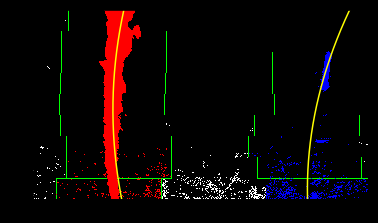
#> input picture output_images/color_fit_lines.png, 378 x 223 px, given in place of calibration1.jpg, which was not available
$ jupyter execute --allow-errors example-Copy1.ipynb   (shell and % lines are left out)   (older library calls are emulated)   (text cells are left out)
#> lines starting #> are read from the running program, lines starting #| are printed output that depends on the picture; pictures that were not available may be replaced by others from this repository, and a replacement may not be noted
### preprocess.py
import numpy as np
import cv2
import matplotlib.pyplot as plt
def abs_sobel_thresh(image, orient='x', sobel_kernel=3, thresh=(0, 255)):
    # Calculate directional gradient
    # Apply threshold
    gray = cv2.cvtColor(image, cv2.COLOR_RGB2GRAY)

    # Apply x or y gradient with the OpenCV Sobel() function
    # and take the absolute value
    if orient == 'x':
        abs_sobel = np.absolute(cv2.Sobel(gray, cv2.CV_64F, 1, 0, ksize=sobel_kernel))
    if orient == 'y':
        abs_sobel = np.absolute(cv2.Sobel(gray, cv2.CV_64F, 0, 1, ksize=sobel_kernel))

    # Rescale back to 8 bit integer
    scaled_sobel = np.uint8(255*abs_sobel/np.max(abs_sobel))

    # Create a copy and apply the threshold
    gradbinary_output = np.zeros_like(scaled_sobel)
    # Here I'm using inclusive (>=, <=) thresholds, but exclusive is ok too
    gradbinary_output[(scaled_sobel >= thresh[0]) & (scaled_sobel <= thresh[1])] = 1

    # Return the result
    return gradbinary_output


def mag_thresh(image, sobel_kernel=3, mag_thresh=(0, 255)):
    # Calculate gradient magnitude
    # Apply threshold
    gray = cv2.cvtColor(image, cv2.COLOR_RGB2GRAY)
    # Take both Sobel x and y gradients
    sobelx = cv2.Sobel(gray, cv2.CV_64F, 1, 0, ksize=sobel_kernel)
    sobely = cv2.Sobel(gray, cv2.CV_64F, 0, 1, ksize=sobel_kernel)
    # Calculate the gradient magnitude
    gradmag = np.sqrt(sobelx**2 + sobely**2)
    # Rescale to 8 bit
    scale_factor = np.max(gradmag)/255
    gradmag = (gradmag/scale_factor).astype(np.uint8)
    # Create a binary image of ones where threshold is met, zeros otherwise
    magbinary_output = np.zeros_like(gradmag)
    magbinary_output[(gradmag >= mag_thresh[0]) & (gradmag <= mag_thresh[1])] = 1

    # Return the binary image
    return magbinary_output

def dir_threshold(image, sobel_kernel=3, thresh=(0, np.pi/2)):
    # Calculate gradient direction
    # Apply threshold
    gray = cv2.cvtColor(image, cv2.COLOR_RGB2GRAY)
    # Calculate the x and y gradients
    sobelx = cv2.Sobel(gray, cv2.CV_64F, 1, 0, ksize=sobel_kernel)
    sobely = cv2.Sobel(gray, cv2.CV_64F, 0, 1, ksize=sobel_kernel)
    # Take the absolute value of the gradient direction,
    # apply a threshold, and create a binary image result
    absgraddir = np.arctan2(np.absolute(sobely), np.absolute(sobelx))
    dirbinary_output =  np.zeros_like(absgraddir)
    dirbinary_output[(absgraddir >= thresh[0]) & (absgraddir <= thresh[1])] = 1

    # Return the binary image
    return dirbinary_output

def HLStogray(image):
    gray0 = cv2.cvtColor(image, cv2.COLOR_RGB2HLS)
    gray = gray0[:,:,2]
    return gray
def YUVtogray(image):
    gray0 = cv2.cvtColor(image, cv2.COLOR_RGB2YUV)
    gray = gray0[:,:,0]
    return gray

def color_threshold(image, thresh=(0, 255)):
    gray = HLStogray(image)
    binary = np.zeros_like(gray)
    binary[(gray > thresh[0]) & (gray <= thresh[1])] = 1
    #fig  = plt.figure(); ax = fig.add_subplot(1,1,1)
    #ax.imshow(binary, cmap='gray')

    gray1 = YUVtogray(image)
    binary1 = np.zeros_like(gray1)
    binary1[(gray1 > thresh[0]) & (gray1 <= thresh[1])] = 1

    #fig1  = plt.figure(); ax1 = fig1.add_subplot(1,1,1)
    #ax1.imshow(binary1, cmap='gray')

    combined = np.zeros_like(gray1)
    combined[ (binary1 == 1)&(binary ==1) ] = 1#
    return combined

def select_white_yellow(image):

    converted = cv2.cvtColor(image, cv2.COLOR_RGB2HLS)

    # white color mask
    lower = np.uint8([  0, 200,   0])

    upper = np.uint8([255, 255, 255])

    white_mask = cv2.inRange(converted, lower, upper)

    # yellow color mask
    lower = np.uint8([ 10,   0, 100])

    upper = np.uint8([ 40, 255, 255])

    yellow_mask = cv2.inRange(converted, lower, upper)

    # combine the mask
    mask = cv2.bitwise_or(white_mask, yellow_mask)

    return cv2.bitwise_and(image, image, mask = mask)


def extract_image(image, ksize):
    #kernel_size =9
    #image = cv2.GaussianBlur(image, (kernel_size, kernel_size), 0)
    image = select_white_yellow(image)
#-----------------------color space-----------------------
    binaryx = color_threshold(image, thresh=(0, 255))
    #fig0  = plt.figure(); ax0 = fig0.add_subplot(1,1,1)
    #ax0.imshow(binaryx, cmap='gray')
    #binaryx = cv2.cvtColor(image, cv2.COLOR_RGB2GRAY)
    # -----------------------------sobel operator dx dy----------------------
    gradx = abs_sobel_thresh(image, orient='x', sobel_kernel=ksize, thresh=(10, 150))
    #fig1  = plt.figure(); ax1 = fig1.add_subplot(1,1,1)
    #ax1.imshow(gradx, cmap='gray')

    grady = abs_sobel_thresh(image, orient='y', sobel_kernel=ksize, thresh=(10, 150))
    #fig2  = plt.figure(); ax2 = fig2.add_subplot(1,1,1)
    #ax2.imshow(grady, cmap='gray')
    #--------------------------------sobel operator distance dx**2+dy**2 ------------------
    mag_binary = mag_thresh(image, sobel_kernel=ksize, mag_thresh=(10, 150))
    #fig3  = plt.figure(); ax3 = fig3.add_subplot(1,1,1)
    #ax3.imshow(mag_binary , cmap='gray')
    #--------------------------------sobel angle-------------------------------
    dir_binary = dir_threshold(image, sobel_kernel=ksize, thresh=(0.9, 1.0))
    #fig4  = plt.figure(); ax4 = fig4.add_subplot(1,1,1)
    #ax4.imshow(dir_binary , cmap='gray')

    combined = np.zeros_like(dir_binary)
    combined[(binaryx ==1 )|(((gradx == 1) & (grady == 1)) | ((mag_binary == 1)& (dir_binary == 1)))] = 1
    # [5 lines of commented-out code are left out]
    opend= combined
    #fig6  = plt.figure(); ax6 = fig6.add_subplot(1,1,1)
    #ax6.imshow(opend, cmap='gray')
    return opend

def perspective_image(image):
    img_size = (image.shape[1],image.shape[0])
    imshape = image.shape
    #print(img_size)
    # For source points I'm grabbing the outer four detected corners
    point1 = [int(190/960*imshape[1]),imshape[0]]
    point2 = [int(450/960*imshape[1]), int(340/540*imshape[0])]
    point3 = [int(550/960*imshape[1]),int(340/540*imshape[0])]
    point4 = [int(900/960*imshape[1]),imshape[0]]
    src = np.float32([point1, point2, point3, point4 ])
    #print(src)
    # For destination points, I'm arbitrarily choosing some points to be
    # a nice fit for displaying our warped result
    # again, not exact, but close enough for our purposes

    point11 = [190/960*imshape[1],imshape[0]]
    point12 = [190/960*imshape[1],0]
    point13 = [900/960*imshape[1],0]
    point14 = [900/960*imshape[1],imshape[0]]
    dst = np.float32([point11, point12, point13, point14 ])

    #print(src)
    # Given src and dst points, calculate the perspective transform matrix
    Minv = cv2.getPerspectiveTransform(dst,src )
    M = cv2.getPerspectiveTransform(src, dst)
    # Warp the image using OpenCV warpPerspective()
    warped = cv2.warpPerspective(image, M, img_size)


    #fig8  = plt.figure(); ax8 = fig8.add_subplot(1,1,1)
    #ax8.imshow(warped, cmap='gray')
    return warped,Minv

### example-Copy1.ipynb
[cell 1]
import numpy as np
import cv2
import glob
import matplotlib.pyplot as plt

# prepare object points, like (0,0,0), (1,0,0), (2,0,0) ....,(6,5,0)
objp = np.zeros((6*9,3), np.float32)
objp[:,:2] = np.mgrid[0:9,0:6].T.reshape(-1,2)

# Arrays to store object points and image points from all the images.
objpoints = [] # 3d points in real world space
imgpoints = [] # 2d points in image plane.

# Make a list of calibration images
images = glob.glob('camera_cal/calibration*.jpg')
print(images)

# Step through the list and search for chessboard corners
for fname in images:
    img = cv2.imread(fname)
    gray = cv2.cvtColor(img,cv2.COLOR_BGR2GRAY)

    # Find the chessboard corners
    ret, corners = cv2.findChessboardCorners(gray, (9,6),None)
    print(ret)
    #cv2.imshow('img',img)
    # If found, add object points, image points
    if ret == True:
        objpoints.append(objp)
        imgpoints.append(corners)

        # Draw and display the corners
        img = cv2.drawChessboardCorners(img, (9,6), corners, ret)
       # cv2.imshow('img',img)
        #cv2.waitKey(500)


cv2.destroyAllWindows()

[cell 2]
import pickle

img = cv2.imread('camera_cal\\calibration1.jpg')
#> img is the input picture: shape (223, 378, 3); mean B, G, R 4.3, 5.5, 13.8
#> (the rest of this cell did not finish here and is left out)

#> (a cell that did not finish here is left out)

[cell 4]
import preprocess
import matplotlib.image as mpimg

image1 = mpimg.imread('test_images/test1.jpg')
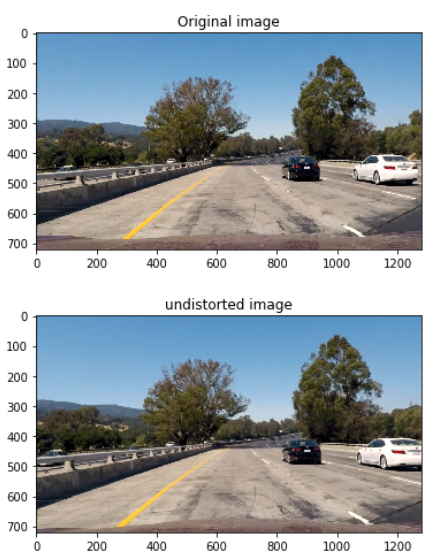
#> input picture output_images/test1.png, 442 x 558 px, given in place of test1.jpg, which was not available
#> image1 is the input picture: shape (558, 442, 4) float32; mean R, G, B, A 0.62, 0.648, 0.665, 1
fig00  = plt.figure(); ax00 = fig00.add_subplot(1,1,1)
plt.title('Original image')
ax00.imshow(image1, cmap='gray')


#> (the rest of this cell did not finish here and is left out)

[cell 5]
nx = 0 # the number of inside corners in x
ny = 0 # the number of inside corners in y
# Next we'll create a masked edges image using cv2.fillPoly()

image = mpimg.imread('test_images/test4.jpg')
#> (the rest of this cell did not finish here and is left out)

[cell 6]
image = mpimg.imread('test_images/test4.jpg')
ksize = 3
#> (the rest of this cell did not finish here and is left out)

#> (a cell that did not finish here is left out)

#> (a cell that did not finish here is left out)

[cell 9]
# [35 lines left out: function return_line2image, not called in this run]
#> (the rest of this cell did not finish here and is left out)

#> (a cell that did not finish here is left out)

[cell 11]
import matplotlib.pyplot as plt
def Lane_Finding_Pipeline(image):
    mtx =np.array([[1.15777818e+03 ,0.00000000e+00, 6.67113857e+02],
             [0.00000000e+00 ,1.15282217e+03, 3.86124583e+02],
             [0.00000000e+00, 0.00000000e+00, 1.00000000e+00]])

    dist =np.array( [[-0.24688507, -0.02373154, -0.00109831 , 0.00035107 ,-0.00259869]]  )

    image = cv2.undistort(image, mtx, dist, None, mtx)
    image1,Minv = preprocess.perspective_image(image)


    image2 = preprocess.extract_image(image1, ksize)


    #fig10  = plt.figure(); ax10 = fig10.add_subplot(1,1,1)
    #ax10.imshow(image2 , cmap='gray')

    out_img,left_fit,right_fit =draw_line.find_line_binary(image2)
    image3, leftx, lefty,rightx,righty = draw_line.find_line_color(image2,image1,left_fit,right_fit)

    image4 = return_line2image(image,left_fit,right_fit, Minv)
    newwarp = cv2.warpPerspective(image3, Minv, (image.shape[1], image.shape[0]))
    result2 = cv2.addWeighted(image4, 1, newwarp, 0.3, 0)

    offset,left_curverad,right_curverad =visual_display(result2, leftx, lefty,rightx,righty)
    #plt.text(60, 100,'radios of left curvature ='+str(left_curverad)+'m \n radios of right curvature ='+str(right_curverad)+'m ',color="red")
    #plt.text(60, 150,'vehicle is '+ str(offset)+'m left of center',color="red")

    cv2.putText(result2, 'radius of left curvature ='+str(round(left_curverad,2))+'m', (int(60), int(50)), cv2.FONT_HERSHEY_SIMPLEX,fontScale = 1.3, color=[255,255,255], thickness=3)
    cv2.putText(result2, 'radius of right curvature ='+str(round(right_curverad,2))+'m ' , (int(60), int(100)), cv2.FONT_HERSHEY_SIMPLEX,fontScale = 1.3, color=[255,255,255], thickness=3)
    cv2.putText(result2, 'vehicle is '+ str(round(offset,2))+'m of center(negative is left side)', (int(60), int(150)), cv2.FONT_HERSHEY_SIMPLEX,fontScale = 1.3, color=[255,255,255], thickness=3)

    #left_fitx,right_fitx,left_curverad,right_curverad =visual_display(image4, leftx, lefty,rightx,righty)

    return result2
image = mpimg.imread('test_images/test5.jpg')
#> (the rest of this cell did not finish here and is left out)

#> in Lane_Finding_Pipeline, `image = cv2.undistort(image, mtx, dist, None, mtx)`:
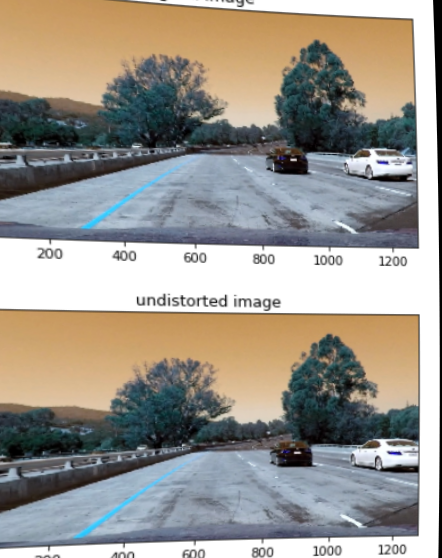
#> image: shape (558, 442, 4) float32; mean of channels 0, 1, 2, 3 0.563, 0.595, 0.613, 0.991; drawn as B, G, R
#> in perspective_image, `warped = cv2.warpPerspective(image, M, img_size)`:
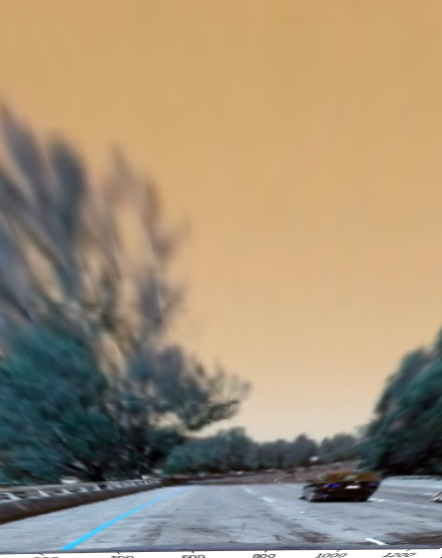
#> warped: shape (558, 442, 4) float32; mean of channels 0, 1, 2, 3 0.468, 0.565, 0.633, 1; drawn as B, G, R
#> in Lane_Finding_Pipeline, `image1,Minv = preprocess.perspective_image(image)`: Minv = [[0.141, -0.349, 194.7], [-1.37e-16, -0.488, 351], [0, -0.00154, 1]]
#> in select_white_yellow, `converted = cv2.cvtColor(image, cv2.COLOR_RGB2HLS)`: converted: shape (558, 442, 3) float32; mean of channels 0, 1, 2 158.3, 0.6, 0.3
#> in select_white_yellow, `white_mask = cv2.inRange(converted, lower, upper)`: white_mask: shape (558, 442); every value is 0
#> in select_white_yellow, `return cv2.bitwise_and(image, image, mask = mask)`: returned value: shape (558, 442, 4) float32; every value is 0
#> in HLStogray, `gray0 = cv2.cvtColor(image, cv2.COLOR_RGB2HLS)`: gray0: shape (558, 442, 3) float32; every value is 0
#> in HLStogray, `gray = gray0[:,:,2]`: gray: shape (558, 442) float32; every value is 0
#> in YUVtogray, `gray0 = cv2.cvtColor(image, cv2.COLOR_RGB2YUV)`: gray0: shape (558, 442, 3) float32; mean of channels 0, 1, 2 0, 0.5, 0.5
#> in abs_sobel_thresh, `abs_sobel = np.absolute(cv2.Sobel(gray, cv2.CV_64F, 1, 0, ksize=sobel_..`: abs_sobel: shape (558, 442) float64; every value is 0
#> in mag_thresh, `scale_factor = np.max(gradmag)/255`: scale_factor = 0
plt.imshow(result2)
